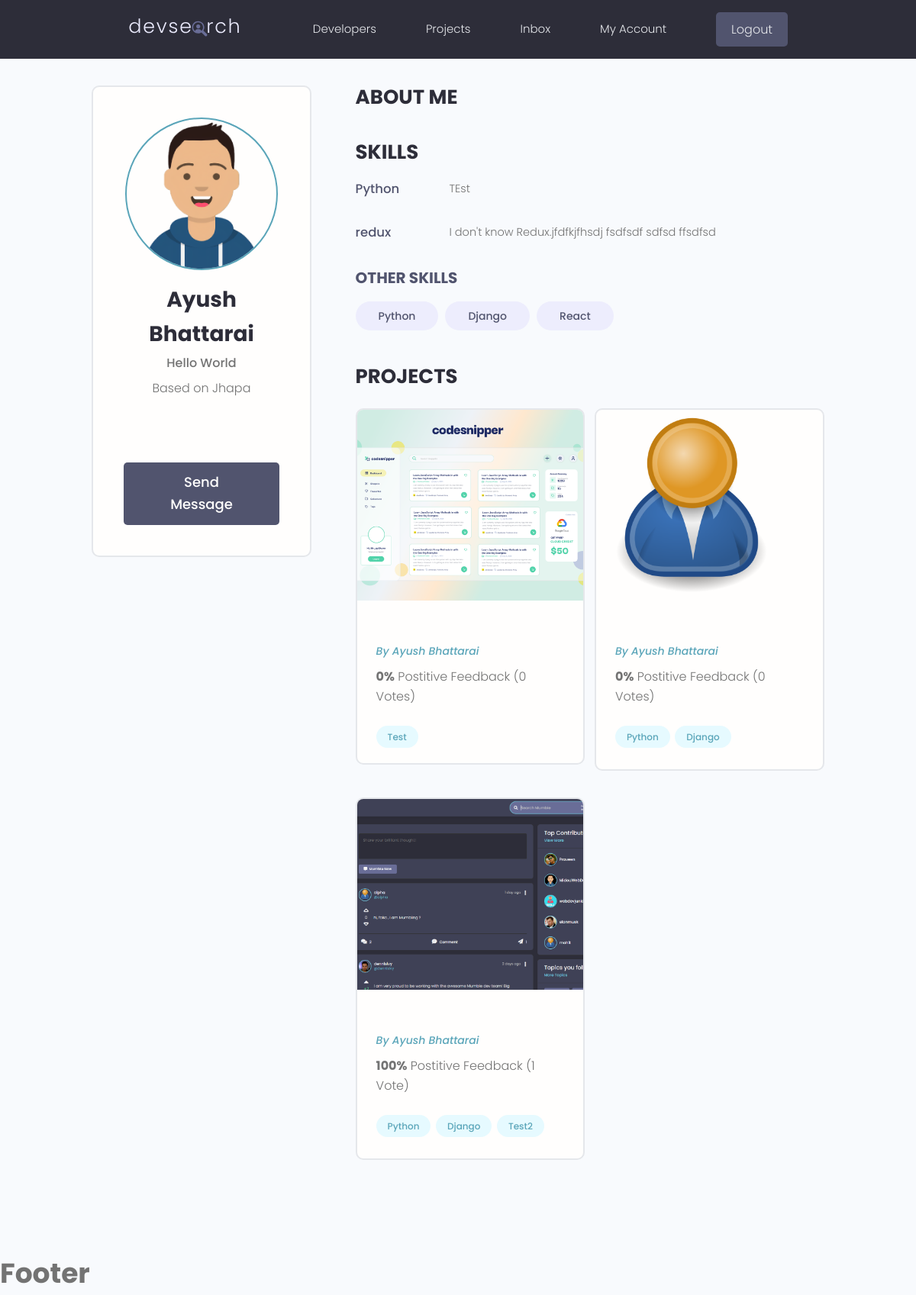
Page /profile/36b980af-6949-4cba-9362-e229a8b180db (signed in) on the committed database.
### users/models.py (models this page shows, shortened)
class Profile(models.Model):
    id = models.UUIDField(default=uuid4, unique=True, primary_key=True, editable=False)
    created_at = models.DateTimeField(auto_now_add=True)
    user = models.OneToOneField(User, on_delete=models.CASCADE, null=True, blank=True)
    name = models.CharField(max_length=200, blank=True, null=True)
    email = models.EmailField(max_length=500,blank=True,null=True)
    username = models.CharField(max_length=200, blank=True, null=True)
    location = models.CharField(max_length=200, blank=True, null=True)
    short_intro = models.CharField(max_length=200)
    bio = models.TextField(blank=True, null=True)
    profile_image = models.ImageField(null=True, blank=True, upload_to="profile/", default="profile/user-default.png")
    social_github = models.CharField(max_length=200, blank=True, null=True)
    social_youtube = models.CharField(max_length=200, blank=True, null=True)
    social_twitter = models.CharField(max_length=200, blank=True, null=True)
    social_linkedin = models.CharField(max_length=200, blank=True, null=True)
    social_website = models.CharField(max_length=200, blank=True, null=True)

class Skill(models.Model):
    owner = models.ForeignKey(Profile, on_delete=models.CASCADE, null=True, blank=True)
    name = models.CharField(max_length=200, blank=True, null=True)
    description = models.TextField(max_length=200, blank=True, null=True)
    id = models.UUIDField(default=uuid4, unique=True, primary_key=True, editable=False)
    created_at = models.DateTimeField(auto_now_add=True)

### projects/models.py (models this page shows, shortened)
class Project(models.Model):
    owner = models.ForeignKey(Profile, null=True, blank=True, on_delete=models.SET_NULL)
    id = models.UUIDField(default=uuid4, unique=True, primary_key=True, editable=False)
    title = models.CharField(max_length=255)
    description = models.TextField(blank=True, null=True, max_length=10000)
    featured_image = models.ImageField(null=True,blank=True, default="pattern.jpg")
    demo_link = models.CharField(max_length=2000, null=True, blank=True)
    source_link = models.CharField(max_length=2000, null=True, blank=True)
    created_at = models.DateTimeField(auto_now_add=True)
    tags = models.ManyToManyField('Tag', blank=True)
    vote_total = models.IntegerField(default=0,null=True, blank=True)
    vote_ratio = models.IntegerField(default=0,null=True, blank=True)

class Tag(models.Model):
    name = models.CharField(max_length=200)
    created_at = models.DateTimeField(auto_now_add=True)
    id = models.UUIDField(default=uuid4, unique=True, primary_key=True, editable=False)
    def __str__(self):
        return self.name

### users/views.py (the view)
# urls.py: path("profile/<str:pk>", views.user_profile, name="user-profile",),
def user_profile(request, pk):
    user = Profile.objects.get(id=pk)
    context = {"profile": user}
    return render(request, "users/user_profile.html", context)

### users/templates/users/user_profile.html (shortened to what this page needs)
{% extends "base.html" %}
{% block content %}
<main class="profile my-md">
    <div class="container">
      <div class="layout">
        <div class="column column--1of3">
          <div class="card text-center">
            <div class="card__body dev">
              <img class="avatar avatar--xl" src="{{ profile.profile_image.url }}" />
              <h2 class="dev__name">{{ profile.name }}</h2>
              <p class="dev__title">{{ profile.short_intro }}</p>
              <p class="dev__location">Based on {{ profile.location }}</p>
              <ul class="dev__social">
              </ul>
              <a href="#" class="btn btn--sub btn--lg">Send Message </a>
            </div>
          </div>
        </div>
        <div class="column column--2of3">
          <div class="devInfo">
            <h3 class="devInfo__title">About Me</h3>
          </div>
          <div class="devInfo">
            <h3 class="devInfo__title">Skills</h3>
            <div class="devInfo__skills">
                {% for skill in profile.skill_set.all %}
                    {% if skill.description  %}
                    <div class="devSkill">
                <h4 class="devSkill__title">{{ skill.name }}</h4>
                <p class="devSkill__info">
                    {{ skill.description }}
                </p>
              </div>
                    {% endif %}
            {% endfor %}
              <h3 class="devInfo__subtitle">Other Skills</h3>
              <div class="devInfo__otherSkills">
                   {% for skill in profile.skill_set.all|slice:"5" %}
                {% if skill.description  %}{% else %}
                <span class="tag tag--pill tag--sub tag--lg">
                  <small>{{ skill.name }}</small>
                </span>
                {% endif %}
            {% endfor %}
            </div>
            </div>
          </div>
          <div class="devInfo">
            <h3 class="devInfo__title">Projects</h3>
            <div class="grid grid--two">
                {% for project in profile.project_set.all %}
              <div class="column">
                <div class="card project">
                  <a href="{% url 'project' project.id %}" class="project">
                    <img class="project__thumbnail" src="{{ project.featured_image.url }}" alt="project thumbnail" />
                    <div class="card__body">
                      <p><a class="project__author" href="{% url 'user-profile' project.owner.id %}">By {{ project.owner.name }}</a></p>
                      <p class="project--rating">
                        <span style="font-weight: bold;">{{ project.vote_ratio }}%</span> Postitive
                        Feedback ({{ project.vote_total }} Vote{{ project.vote_total|pluralize:"s"}})
                      </p>
                      <div class="project__tags">
                       {% for tag in project.tags.all %}
                        <span class="tag tag--pill tag--main">
                          <small>{{ tag }}</small>
                        </span>
                        {% endfor %}
                      </div>
                    </div>
                  </a>
                </div>
              </div>
            {% endfor %}
            </div>
          </div>
        </div>
      </div>
    </div>
  </main>
{% endblock %}

### static/styles/app.css (style rules this page uses)
:root { --color-sub: #2d2d39; }
.btn--sub { background-color: var(--color-sub-light); }
.card { border: 2px solid var(--color-light); }
img { width: 100%; }
.profile .card > .dev { padding: 4rem; }
.dev__name { color: var(--color-sub); font-size: 2.8rem; font-weight: 700; margin-top: 1rem; margin-bottom: 0.5rem; }
.dev__title { font-size: 1.6rem; font-weight: 500; line-height: 1.3; }
.dev__location { margin-top: 1rem; }
.dev__social { margin: 3rem 0; list-style: none; display: flex; justify-content: center; gap: 1.5rem; }
.devInfo { margin-bottom: 3rem; }
.devInfo__title, .devInfo__subtitle { font-size: 2.6rem; color: var(--color-sub); text-transform: uppercase; font-weight: 700; margin-bottom: 1.5rem; }
.devInfo__subtitle { font-size: 2rem; color: var(--color-sub-light); }
.devInfo__about, .devSkill__info { font-size: 1.45rem; line-height: 1.7; text-align: justify; }
.devSkill { margin-bottom: 3rem; }
.devSkill__title { font-size: 1.65rem; font-weight: 500; color: var(--color-sub-light); }
@media screen and (min-width: 700px) { .devSkill { display: flex; justify-content: space-between; gap: 3rem; } }
@media screen and (min-width: 700px) { .devSkill__info { flex-basis: 80%; } }
.project__author { font-size: 1.4rem; font-style: italic; }
.project--rating { margin-bottom: 1.6em; margin-top: .5em; }
.project__thumbnail { height: 25rem; object-fit: cover; object-position: top center; }

### static/uikit/styles/modules/_variables.css (style rules this page uses)
:root { --color-main: #5aa5b9; --color-main-light: #e6faff; --color-sub: #3f4156; --color-sub-light: #51546e; --color-sub-lighter: #ededfd; --color-text: #737373; --color-gray: #8b8b8b; --color-light: #e5e7eb; --color-light-gray: #767676; --color-bg: #f8fafd; --color-white: #fffefd; --color-white-light: #f3f3f3; --color-success: #359e64; --color-success-bg: #def8e8; --color-error: #fc4b0b; --color-error-bg: #fff2ee; --font-base: 'Poppins', arial, helvetica, 'Segoe UI', roboto, ubuntu, sans-serif; --font-monospace: 'Fira Code', 'Courier New', courier, monospace; --font-regular: 300; --font-medium: 500; --font-bold: 700; --generic-shadow: 1px 1px 5px #00000010; --generic-transition: all 0.3s ease-in-out; }

### static/uikit/styles/modules/_base.css (style rules this page uses)
* { margin: 0; padding: 0; box-sizing: border-box; text-rendering: optimizeLegibility; color: inherit; font-size: inherit; }
html { font-size: 50%; }
@media only screen and (min-width: 480px) { html { font-size: 56.25%; } }
@media only screen and (min-width: 1200px) { html { font-size: 62.5%; } }
body { line-height: 1.6; font-weight: 400; font-size: 1.5rem; color: var(--color-text); background-color: var(--color-bg); min-height: 100vh; }

### static/uikit/styles/modules/_typography.css (style rules this page uses)
* { font-family: var(--font-base); }
h2 { font-size: 3.6rem; font-weight: var(--font-bold); }
h3 { font-size: 3.2rem; font-weight: var(--font-medium); }
h4 { font-size: 2.8rem; font-weight: var(--font-medium); }
p, span, strong { font-size: 1.6rem; color: var(--color-text); font-weight: var(--font-regular); }
a { padding-bottom: 2px; text-decoration: none; display: inline-block; color: var(--color-main); font-weight: var(--font-medium); }

### static/uikit/styles/modules/_utilities.css (style rules this page uses)
.container { width: 92%; max-width: 165rem; margin: 0 auto; box-sizing: border-box; }
@media screen and (min-width: 1000px) { .container { width: 90%; } }
@media screen and (min-width: 1200px) { .container { width: 80%; } }
.text-center { text-align: center; }
.my-md { margin: 3rem auto; }

### static/uikit/styles/modules/_avatar.css (style rules this page uses)
.avatar { border-radius: 50%; border: 2px solid var(--color-main); object-fit: cover; }
.avatar--xl { height: 20rem; width: 20rem; }

### static/uikit/styles/modules/_button.css (style rules this page uses)
.btn { display: inline-block; position: relative; cursor: pointer; background-color: var(--color-light); font-weight: var(--font-medium); color: var(--color-sub); text-decoration: none; padding: 1rem 2rem; border-radius: 0.5rem; border: none; width: -webkit-fit-content; width: -moz-fit-content; width: fit-content; height: -webkit-fit-content; height: -moz-fit-content; height: fit-content; font-size: 1.6rem; outline-width: 0; outline-color: transparent; -webkit-backface-visibility: hidden; backface-visibility: hidden; transition: all 0.3s ease-in-out; }
.btn--sub { background-color: var(--color-sub); color: var(--color-white); }
.btn--lg { font-size: 1.8rem; padding: 1.2rem 4.5rem; }

### static/uikit/styles/modules/_card.css (style rules this page uses)
.card { border-radius: 1rem; background-color: var(--color-white); border: 1.5px solid var(--color-light); width: auto; height: auto; margin-top: 0.5rem; margin-bottom: 0.5rem; overflow: hidden; }
.card__body, .card__header { padding: 2rem 2.5rem; }

### rows in the picture
Profile: profile_image (picture), name "Ayush Bhattarai", short_intro "Hello World", location "Jhapa"
Skill: name "Python", description "TEst"
Skill: name "redux", description "I don't know Redux.jfdfkjfhsdj fsdfsdf sdfsd ffsdfsd"
Skill: name "Python"
Skill: name "Django"
Skill: name "React"
Project: featured_image (picture), owner.name "Ayush Bhattarai", vote_ratio "0", vote_total "0"
Tag: name "Test"
Project: featured_image (placeholder picture), owner.name "Ayush Bhattarai", vote_ratio "0", vote_total "0"
Tag: name "Python"
Tag: name "Django"
Project: featured_image (picture), owner.name "Ayush Bhattarai", vote_ratio "100", vote_total "1"
Tag: name "Test2"
